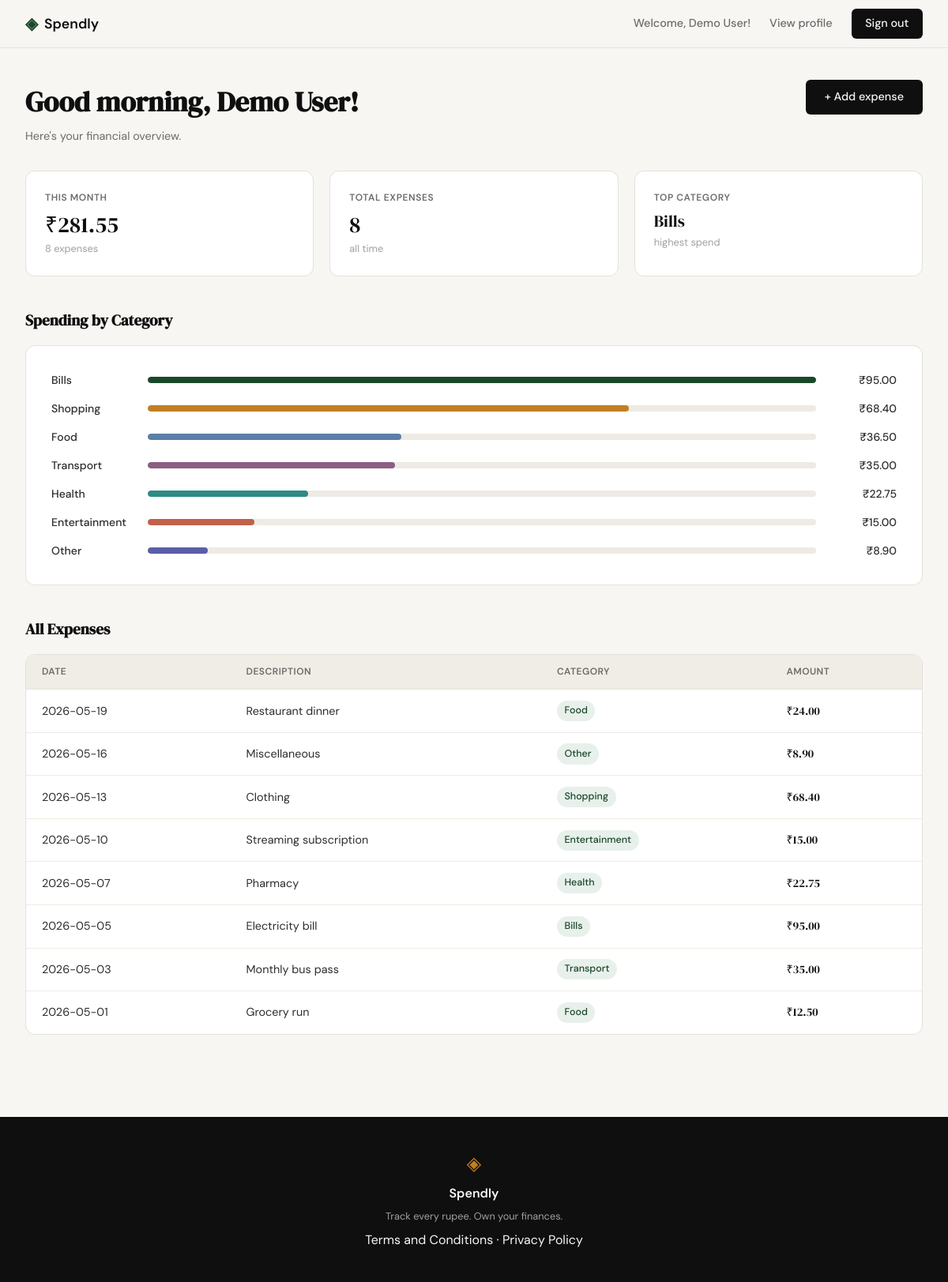
The app's page /dashboard (signed in) with its own data.
### tables this page shows
CREATE TABLE expenses (
            id INTEGER PRIMARY KEY AUTOINCREMENT,
            user_id INTEGER NOT NULL REFERENCES users(id),
            amount REAL NOT NULL,
            category TEXT NOT NULL,
            date TEXT NOT NULL,
            description TEXT,
            created_at TEXT DEFAULT (datetime('now'))
        );

### app.py (the view)
@app.route("/dashboard")
def dashboard():
    if "user_id" not in session:
        return redirect(url_for("login"))
    uid = session["user_id"]
    now = datetime.now()
    hour = now.hour
    if hour < 12:
        greeting = "Good morning"
    elif hour < 18:
        greeting = "Good afternoon"
    else:
        greeting = "Good evening"
    expenses = get_expenses_by_user(uid)
    monthly_total, monthly_count = get_monthly_total(uid, now.year, now.month)
    category_totals = get_category_totals(uid)
    total_count = get_expense_count(uid)
    top_category = category_totals[0]["category"] if category_totals else "—"
    max_cat_total = category_totals[0]["total"] if category_totals else 1
    categories = [
        {
            "name": row["category"],
            "total": row["total"],
            "pct": round(row["total"] / max_cat_total * 100),
        }
        for row in category_totals
    ]
    return render_template(
        "dashboard.html",
        greeting=greeting,
        name=session["user_name"],
        expenses=expenses,
        monthly_total=monthly_total,
        monthly_count=monthly_count,
        total_count=total_count,
        top_category=top_category,
        categories=categories,
    )

### database/db.py (called while the page is built)
def get_db():
    conn = sqlite3.connect("spendly.db")
    conn.row_factory = sqlite3.Row
    conn.execute("PRAGMA foreign_keys = ON")
    return conn

def get_expenses_by_user(user_id):
    conn = get_db()
    rows = conn.execute(
        "SELECT * FROM expenses WHERE user_id = ? ORDER BY date DESC, id DESC",
        (user_id,)
    ).fetchall()
    conn.close()
    return rows

def get_monthly_total(user_id, year, month):
    conn = get_db()
    row = conn.execute(
        """SELECT COALESCE(SUM(amount), 0) AS total, COUNT(*) AS count
           FROM expenses
           WHERE user_id = ? AND strftime('%Y', date) = ? AND strftime('%m', date) = ?""",
        (user_id, str(year), f"{month:02d}")
    ).fetchone()
    conn.close()
    return row["total"], row["count"]

def get_category_totals(user_id):
    conn = get_db()
    rows = conn.execute(
        """SELECT category, SUM(amount) AS total
           FROM expenses WHERE user_id = ?
           GROUP BY category ORDER BY total DESC""",
        (user_id,)
    ).fetchall()
    conn.close()
    return rows

def get_expense_count(user_id):
    conn = get_db()
    count = conn.execute(
        "SELECT COUNT(*) FROM expenses WHERE user_id = ?", (user_id,)
    ).fetchone()[0]
    conn.close()
    return count

### templates/dashboard.html (shortened to what this page needs)
{% extends "base.html" %}
{% block content %}
<div class="dashboard-page">
    <div class="dashboard-header">
        <div>
            <h1 class="dashboard-heading">{{ greeting }}, {{ name }}!</h1>
            <p class="dashboard-subheading">Here's your financial overview.</p>
        </div>
        <a href="{{ url_for('add_expense') }}" class="btn-primary">+ Add expense</a>
    </div>
    <div class="dashboard-stats">
        <div class="stat-card">
            <p class="stat-label">This Month</p>
            <p class="stat-value">&#8377;{{ "%.2f"|format(monthly_total) }}</p>
            <p class="stat-sub">{{ monthly_count }} expense{{ 's' if monthly_count != 1 }}</p>
        </div>
        <div class="stat-card">
            <p class="stat-label">Total Expenses</p>
            <p class="stat-value">{{ total_count }}</p>
            <p class="stat-sub">all time</p>
        </div>
        <div class="stat-card">
            <p class="stat-label">Top Category</p>
            <p class="stat-value stat-value--category">{{ top_category }}</p>
            <p class="stat-sub">highest spend</p>
        </div>
    </div>
    <div class="dashboard-section">
        <h2 class="dashboard-section-title">Spending by Category</h2>
        {% if categories %}
        <div class="auth-card cat-list">
            {% for cat in categories %}
            <div class="cat-row">
                <span class="cat-name">{{ cat.name }}</span>
                <div class="cat-bar-track">
                    <div class="cat-bar-fill cat-bar-fill--{{ loop.index0 % 7 }}" style="width: {{ cat.pct }}%"></div>
                </div>
                <span class="cat-amount">&#8377;{{ "%.2f"|format(cat.total) }}</span>
            </div>
            {% endfor %}
        </div>
        {% else %}
        <p class="empty-state">No spending data yet.</p>
        {% endif %}
    </div>
    <div class="dashboard-section">
        <h2 class="dashboard-section-title">All Expenses</h2>
        {% if expenses %}
        <div class="auth-card" style="padding: 0; overflow: hidden;">
            <table class="expense-table">
                <thead>
                    <tr>
                        <th>Date</th>
                        <th>Description</th>
                        <th>Category</th>
                        <th>Amount</th>
                    </tr>
                </thead>
                <tbody>
                    {% for e in expenses %}
                    <tr>
                        <td>{{ e.date }}</td>
                        <td>{{ e.description or '—' }}</td>
                        <td><span class="cat-badge">{{ e.category }}</span></td>
                        <td class="amount-cell">&#8377;{{ "%.2f"|format(e.amount) }}</td>
                    </tr>
                    {% endfor %}
                </tbody>
            </table>
        </div>
        {% else %}
        <p class="empty-state">No expenses yet. Add your first one!</p>
        {% endif %}
    </div>
</div>
{% endblock %}

### static/css/style.css (style rules this page uses)
:root { --ink: #0f0f0f; --ink-soft: #2d2d2d; --ink-muted: #6b6b6b; --ink-faint: #a0a0a0; --paper: #f7f6f3; --paper-warm: #f0ede6; --paper-card: #ffffff; --accent: #1a472a; --accent-light: #e8f0eb; --accent-2: #c17f24; --accent-2-light: #fdf3e3; --danger: #c0392b; --danger-light: #fdecea; --border: #e4e1da; --border-soft: #eeebe4; --font-display: 'DM Serif Display', Georgia, serif; --font-body: 'DM Sans', system-ui, sans-serif; --max-width: 1200px; --auth-width: 440px; --radius-sm: 6px; --radius-md: 12px; --radius-lg: 20px; --bar-0: #1a472a; --bar-1: #c17f24; --bar-2: #5b7fa6; --bar-3: #8b5e83; --bar-4: #2e8b84; --bar-5: #c0614b; --bar-6: #5a5ea8; }
*, *::before, *::after { box-sizing: border-box; margin: 0; padding: 0; }
html { font-size: 16px; scroll-behavior: smooth; }
body { background: var(--paper); color: var(--ink); font-family: var(--font-body); font-size: 1rem; line-height: 1.6; -webkit-font-smoothing: antialiased; }
a { color: inherit; text-decoration: none; }
.btn-primary { display: inline-block; background: var(--ink); color: var(--paper); padding: 0.65rem 1.5rem; border-radius: var(--radius-sm); font-family: var(--font-body); font-size: 0.9rem; font-weight: 500; cursor: pointer; border: none; transition: background 0.2s; text-decoration: none; }
.auth-card { background: var(--paper-card); border: 1px solid var(--border); border-radius: var(--radius-md); padding: 2rem; margin-bottom: 1.5rem; }
.dashboard-page { max-width: var(--max-width); margin: 0 auto; padding: 2.5rem 2rem 4rem; }
.dashboard-header { display: flex; align-items: flex-start; justify-content: space-between; gap: 1rem; margin-bottom: 2rem; }
.dashboard-heading { font-family: var(--font-display); font-size: clamp(1.6rem, 3vw, 2.2rem); color: var(--ink); margin-bottom: 0.25rem; }
.dashboard-subheading { font-size: 0.9rem; color: var(--ink-muted); }
.dashboard-stats { display: grid; grid-template-columns: repeat(3, 1fr); gap: 1.25rem; margin-bottom: 2.5rem; }
.stat-card { background: var(--paper-card); border: 1px solid var(--border); border-radius: var(--radius-md); padding: 1.5rem; }
.stat-label { font-size: 0.75rem; font-weight: 600; color: var(--ink-muted); text-transform: uppercase; letter-spacing: 0.05em; margin-bottom: 0.5rem; }
.stat-value { font-family: var(--font-display); font-size: 1.75rem; color: var(--ink); line-height: 1.1; margin-bottom: 0.35rem; }
.stat-value--category { font-size: 1.3rem; }
.stat-sub { font-size: 0.8rem; color: var(--ink-faint); }
.dashboard-section { margin-bottom: 2.5rem; }
.dashboard-section-title { font-family: var(--font-display); font-size: 1.2rem; color: var(--ink); margin-bottom: 1rem; }
.cat-list { display: flex; flex-direction: column; gap: 0.85rem; }
.cat-row { display: grid; grid-template-columns: 110px 1fr 90px; align-items: center; gap: 0.75rem; }
.cat-name { font-size: 0.875rem; font-weight: 500; color: var(--ink-soft); }
.cat-bar-track { height: 8px; background: var(--border-soft); border-radius: 999px; overflow: hidden; }
.cat-bar-fill { height: 100%; border-radius: 999px; transition: width 0.4s ease; }
.cat-bar-fill--0 { background: var(--bar-0); }
.cat-bar-fill--1 { background: var(--bar-1); }
.cat-bar-fill--2 { background: var(--bar-2); }
.cat-bar-fill--3 { background: var(--bar-3); }
.cat-bar-fill--4 { background: var(--bar-4); }
.cat-bar-fill--5 { background: var(--bar-5); }
.cat-bar-fill--6 { background: var(--bar-6); }
.cat-amount { font-size: 0.875rem; font-weight: 500; color: var(--ink-soft); text-align: right; }
.expense-table { width: 100%; border-collapse: collapse; font-size: 0.9rem; }
.expense-table thead { background: var(--paper-warm); border-bottom: 1px solid var(--border); }
.expense-table th { padding: 0.75rem 1.25rem; text-align: left; font-size: 0.75rem; font-weight: 600; color: var(--ink-muted); text-transform: uppercase; letter-spacing: 0.04em; }
.expense-table td { padding: 0.85rem 1.25rem; border-bottom: 1px solid var(--border-soft); color: var(--ink-soft); }
.expense-table tbody tr:last-child td { border-bottom: none; }
.cat-badge { display: inline-block; background: var(--accent-light); color: var(--accent); font-size: 0.78rem; font-weight: 500; padding: 0.2rem 0.6rem; border-radius: 999px; }
.amount-cell { font-weight: 500; color: var(--ink) !important; font-family: var(--font-display); }

### records on screen
expenses: category "Bills", name "Bills", {{ cat.pct }} 100 (drawn), total "95.00", date "2026-05-05", description "Electricity bill", amount "95.00"
expenses: name "Shopping", {{ cat.pct }} 72 (drawn), total "68.40", date "2026-05-13", description "Clothing", category "Shopping", amount "68.40"
expenses: name "Transport", total "35.00", date "2026-05-03", description "Monthly bus pass", category "Transport", amount "35.00"
expenses: name "Health", {{ cat.pct }} 24 (drawn), total "22.75", date "2026-05-07", description "Pharmacy", category "Health", amount "22.75"
expenses: name "Entertainment", {{ cat.pct }} 16 (drawn), total "15.00", date "2026-05-10", description "Streaming subscription", category "Entertainment", amount "15.00"
expenses: name "Other", {{ cat.pct }} 9 (drawn), total "8.90", date "2026-05-16", description "Miscellaneous", category "Other", amount "8.90"
expenses: date "2026-05-19", description "Restaurant dinner", category "Food", amount "24.00"
expenses: date "2026-05-01", description "Grocery run", category "Food", amount "12.50"

### other values on screen
{{ session.user_name }} "Demo User"
{{ greeting }} "Good morning"
{{ name }} "Demo User"
{{ "%.2f"|format(monthly_total) }} "281.55"
{{ monthly_count }} "8"
{{ 's' if monthly_count != 1 }} "s"
{{ total_count }} "8"
{{ cat.name }} "Food"
{{ "%.2f"|format(cat.total) }} "36.50"
